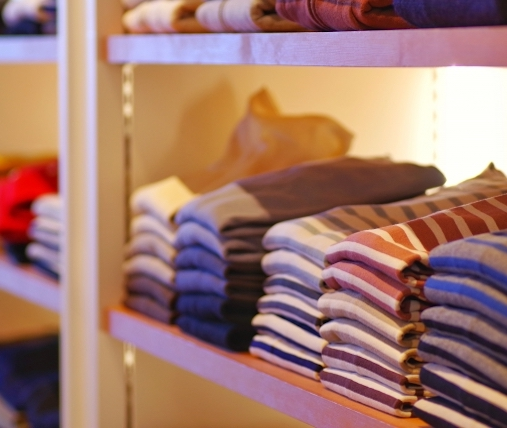
#> input picture fashionsite/4177035_s.jpg, 507 x 428 px
$ python -i imageEdit.py   (imports and definitions only)
#> lines starting #> are read from the running program, lines starting #| are printed output that depends on the picture; after the words box and inside, x2 and y2 are one past the last pixel; in counts of white or black regions, pixels touching at a corner belong together
#> further down, picture is the input picture: shape (428, 507, 3); mean B, G, R 112.2, 122.4, 162.7
# coding utf8
# python3.x

import cv2
import numpy as np
import random
import config

# cropped_imageをDeepLearning用に編集して、出力を返す。
# データセット作成段階、AIモデルでの予測判別段階など、
# 画像編集統一した画像編集を行えるように作成する。

# 処理内容
# # selectorのデフォルト設定'[1,1,1]'では、外部コートで呼び出された際に
#   画像を入力値として受け取り、規定の処理を行い、処理後のimgをリターンする。
#   *selector[1,0,0]では'1'に該当する処理のみ行う

# # 規定の処理内容
#   画像の'サイズ調整'150x60リサイズ倍率はconfigで指定
#   config.set_colorにより決定されているカラーでの'バックグラウンド画像'を作成
#   作成したバックグランド画像とimgを'中央位置'で合成
#   cropped画像をさらに２値化し白っぽい部分をconfig.set_colorで統一
#   画像の'フリップ処理'（左右上下ランダムに）

class ImageEditing():
    def __init__(self, imgResize=config.resize_magnification, mode_selector=config.ImageEditMode, color_type=config.color_type, imgSizeW=config.image_size[0], imgSizeH=config.image_size[1]):
        self.imgSizeW = imgSizeW
        self.imgSizeH = imgSizeH
        self.mode_selector = mode_selector
        self.imgResize = imgResize
        self.color_type = color_type

    def reset(self, imgResize):
        self.imgResize = imgResize

    def Edit(self, img):
        self.img = img
        # サイズ調整(倍率指定)
        self.resizing()
        # color or gray
        self.colorScale()
        # ２値化
        self.Binarization()
        # 重ね合わせ合成
        self.overlay()
        self.Binarization()
        # フリップ処理 and return img
        self.fliping()
        return self.img

    def colorScale(self):
        if self.color_type == "gray":
            self.img = cv2.cvtColor(self.img, cv2.COLOR_BGR2GRAY)
    def resizing(self):
        if self.mode_selector[3]:
            self.img = cv2.resize(self.img, dsize=None, fx=self.imgResize, fy=self.imgResize)
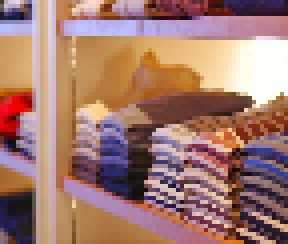
#> self.img: shape (61, 72, 3) (shown 4 times larger); mean B, G, R 112.1, 122.3, 162.7

    def Binarization(self ,none=0):
#> called with none = 0
        if self.mode_selector[0]:
            # 白っぽいところをset_color 白っぽいの定義 rgb(180,180,180) rgb(255,255,255)
            if self.color_type == "gray":
                binari = cv2.inRange(self.img, (170), (255))
                binari2 = cv2.inRange(self.img, (0), (15))
            else:
                binari = cv2.inRange(self.img, (180,180,180), (255, 255, 255))
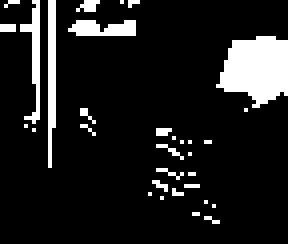
#> binari: shape (61, 72) (shown 4 times larger); 11.7% white; 32 white regions (28 under 20 px), largest, box (x1, y1, x2, y2) and area: (54, 9, 72, 27) 231, (12, 0, 14, 42) 74, (5, 0, 10, 31) 61, (17, 5, 34, 9) 53
                binari2 = cv2.inRange(self.img, (0,0,0), (15, 15, 15))
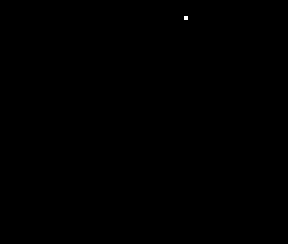
#> binari2: shape (61, 72) (shown 4 times larger); 0.02% white in thin lines or dots, all inside (x1, y1, x2, y2) = (46, 4, 47, 5)
            # config.set_colorで上書き
            self.img[binari == 255] = config.set_color[0]
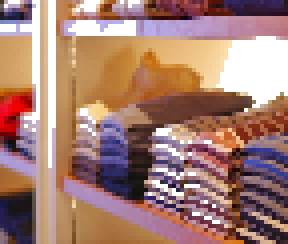
#> self.img: shape (61, 72, 3) (shown 4 times larger); 11.73% of pixels changed, all inside (x1, y1, x2, y2) = (0, 0, 72, 56)
            self.img[binari2 == 255] = config.set_color[0]
#> self.img: shape (61, 72, 3); 0.02% of pixels changed, all inside (x1, y1, x2, y2) = (46, 4, 47, 5)
            # ２値化で潰した画像を出力する場合
            if none:
                self.img = binari

    def overlay(self):
        x = 0
        y = 0
        # バックグランドの作成
        if self.color_type == "gray":
            back = np.zeros((self.imgSizeH, self.imgSizeW))
        else:
            back = np.zeros((self.imgSizeH, self.imgSizeW, 3))
        back += config.set_color[1]
        image_height, image_wide = self.img.shape[:2]
#> image_height = 61; image_wide = 72
        # selectorが'1'なら、重ね位置は中央位置　'0'なら左上
        if self.mode_selector[1]:#[0,1,0]０１のリスト
            back_height, back_wide = back.shape[:2]
            # 芋の画像の中身位置の計算。int()で小数点が出た場合を整数に整える
            x1 = round(image_wide * 0.5)
#> x1 = 36
            y1 = round(image_height * 0.5)
#> y1 = 30
            # バックグラウンドの中心位置
            x2 = round(back_wide * 0.5)
            y2 = round(back_height * 0.5)
            # 合成位置座標計算
            x = x2 - x1
#> x = -21
            y = y2 - y1
#> y = 8
        #try:
#> (the run stopped early here; a loop or call above may not have finished)
